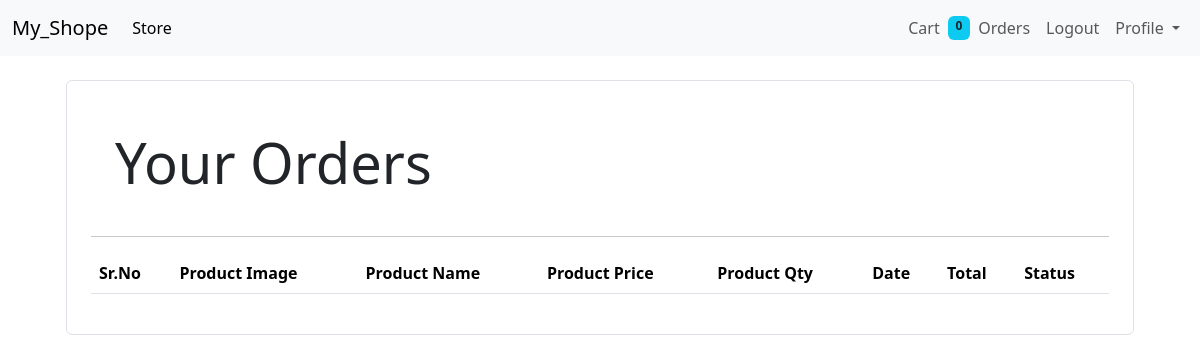
/orders/ (signed in), run on an earlier commit of the app's database.
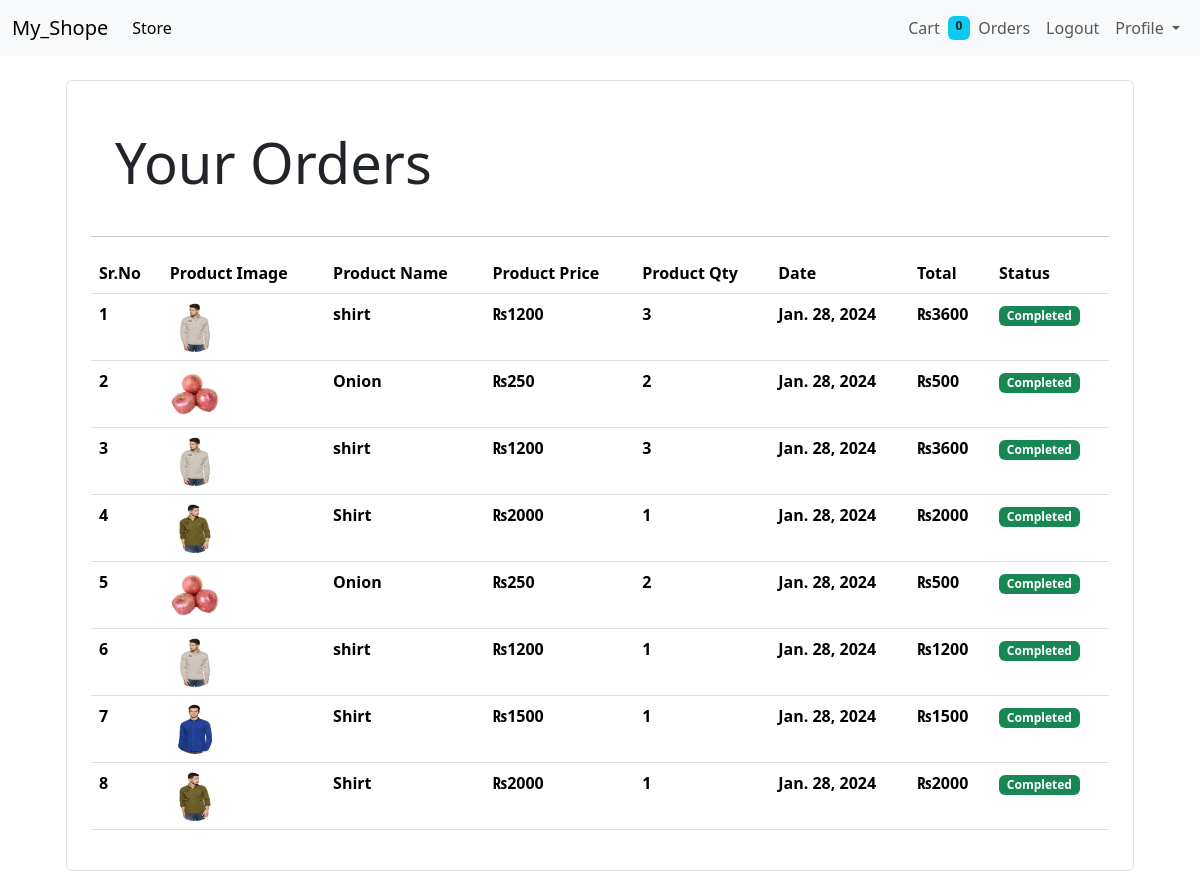
And on a later commit of the database.
### store/models/orders.py (models this page shows, shortened)
class Orders(models.Model):
    product=models.ForeignKey(Products, on_delete=models.CASCADE)
    customer=models.ForeignKey(Customer, on_delete=models.CASCADE)
    qty=models.IntegerField(default=1)
    price=models.IntegerField()
    adress=models.CharField(max_length=250,null=True)
    phone=models.CharField(max_length=16,null=True)
    date=models.DateField(default=datetime.datetime.today)
    status=models.BooleanField(default=False)
    @staticmethod
    def get_order_by_custid(customer):
        return Orders.objects.filter(customer=customer).order_by('-date')

### store/models/products.py (models this page shows, shortened)
class Products(models.Model):
    id=models.AutoField(primary_key=True)
    product_name=models.CharField(max_length=50)
    pro_des=models.CharField(max_length=250 ,default="")
    pro_price=models.IntegerField(default=0)
    pro_img=models.ImageField(upload_to="uploaded/products/")
    category=models.ForeignKey(to=Category,on_delete=models.RESTRICT,)
    def __str__(self):
        return self.product_name

### store/middlewares/auth.py (the view)
    def middleware(request):
        returnurl=request.META['PATH_INFO']
        print(request.META['PATH_INFO'])
        if not request.session.get('customer_id'):
            return redirect(f'/login?return_url={returnurl}')
        response = get_response(request)
        return response

### store/templatetags/custom_filters.py (called while the page is built)
@register.filter(name='currency')
def currency(number):
    return "₨"+str(number)

@register.filter(name='multiply')
def multiply(item,qty):
    total_price=item*qty
    return total_price

### store/views/orders.py (called while the page is built)
    def get(self,request):
        customer=request.session.get('customer_id')
        orders=Orders.get_order_by_custid(customer)
        data={'orders':orders}
        return render(request,'orders.html',data)

### templates/orders.html
{% extends "base.html" %} {% block title %}Cart{% endblock title %}
{% load cart %}
{% load custom_filters %}
{% block content %}
<div class="container">
    <div class="border rounded p-4 m-4">
    <h1 class="display-4 p-4 ,m-4">Your Orders</h1>
    <hr>
    <table class="table">
        <thead>
            <tr >
                <th>Sr.No</th>
                <th>Product Image</th>
                <th>Product Name</th>
                <th>Product Price</th>
                <th>Product Qty</th>
                <th>Date</th>
                <th>Total </th>
                <th>Status </th>
            </tr>
        </thead>
        <tbody>
            {% for order in orders %}
            <tr >
                <th> {{forloop.counter}}</th>
                <th> <img style="width:50px;height:50px" class="rounded-circle" src="{{order.product.pro_img.url}}" alt=""></th>
                <th> {{order.product}}</th>
                <th>{{order.price|currency}} </th>
                <th>{{order.qty}}</th>
                <th>{{order.date}}</th>
                <th>{{order.qty|multiply:order.price|currency}}</th>
                {% if order.status %}
                <th><small class='badge bg-success'> Completed</small></th>
                {% else %}
                <th> <small class='badge bg-warning'>Pending</small> </th>
                {% endif %}
            </tr>
            {% endfor %}
        </tbody>
    </table>
    </div>
</div>
{% endblock content %}

### templates/base.html (shortened to what this page needs)
<!DOCTYPE html>
<html lang="en">
  <head>
    <link
      href="https://cdn.jsdelivr.net/npm/bootstrap@5.3.2/dist/css/bootstrap.min.css"
      rel="stylesheet"
    />
  </head>
  <body>
    <nav class="navbar navbar-expand-lg bg-body-tertiary">
      <div class="container-fluid">
        <a class="navbar-brand" href="/">My_Shope</a>
        <div class="collapse navbar-collapse" id="navbarSupportedContent">
          <ul class="navbar-nav me-auto mb-2 mb-lg-0">
            <li class="nav-item">
              <a class="nav-link active" aria-current="page" href="/">Store</a>
            </li>
          </ul>
          <div class="d-flex">
            <ul class="navbar-nav  my-2 my-lg-0">
              <li class="nav-item">
                <a class="nav-link" href="/showcart/">Cart</a>
              </li>
              <span class="badge bg-info text-dark mb-2 mt-2">{{request.session.cart.keys|length}}</span>
              <li class="nav-item">
                <a class="nav-link" href="/orders/">Orders</a>
              </li>
              {% if request.session.customer_id %}
              <li class="nav-item">
                <a class="nav-link" href="/logout/">Logout</a>
              </li>
              <li class="nav-item dropdown">
                <a
                  class="nav-link dropdown-toggle"
                  href="#"
                  role="button"
                  data-bs-toggle="dropdown"
                  aria-expanded="false"
                >
                  Profile
                </a>
              {% endif %}
              </li>
            </ul>
          </div>
        </div>
      </div>
    </nav>
    {% block content %} {% endblock content %}
  </body>
</html>

What changed in the data, as far as the page shows it:
added Orders: product.pro_img (picture), product "shirt", price "₨1200", qty "3", date "Jan. 28, 2024", qty|multiply "₨3600", status "Completed"
added Orders: product.pro_img (picture), product "Onion", price "₨250", qty "2", date "Jan. 28, 2024", qty|multiply "₨500", status "Completed"
added Orders: product.pro_img (picture), product "shirt", price "₨1200", qty "3", date "Jan. 28, 2024", qty|multiply "₨3600", status "Completed"
added Orders: product.pro_img (picture), product "Shirt", price "₨2000", qty "1", date "Jan. 28, 2024", qty|multiply "₨2000", status "Completed"
added Orders: product.pro_img (picture), product "Onion", price "₨250", qty "2", date "Jan. 28, 2024", qty|multiply "₨500", status "Completed"
added Orders: product.pro_img (picture), product "shirt", price "₨1200", qty "1", date "Jan. 28, 2024", qty|multiply "₨1200", status "Completed"
added Orders: product.pro_img (picture), product "Shirt", price "₨1500", qty "1", date "Jan. 28, 2024", qty|multiply "₨1500", status "Completed"
added Orders: product.pro_img (picture), product "Shirt", price "₨2000", qty "1", date "Jan. 28, 2024", qty|multiply "₨2000", status "Completed"
